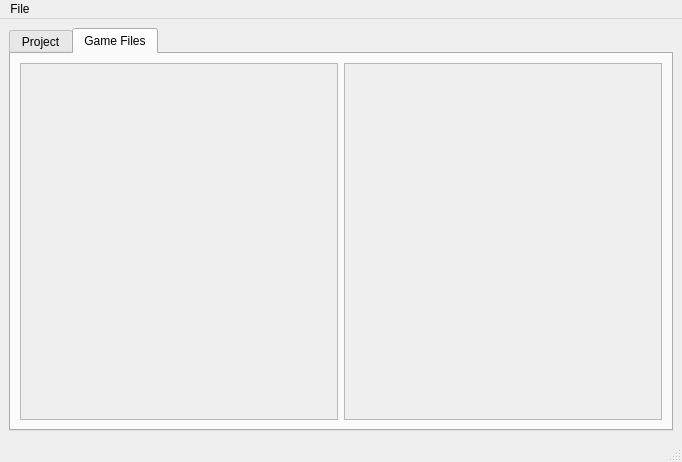
<?xml version="1.0" encoding="UTF-8"?>
<ui version="4.0">
 <class>MainWindow</class>
 <widget class="QMainWindow" name="MainWindow">
  <property name="geometry">
   <rect>
    <x>0</x>
    <y>0</y>
    <width>682</width>
    <height>462</height>
   </rect>
  </property>
  <property name="windowTitle">
   <string>MainWindow</string>
  </property>
  <widget class="QWidget" name="centralwidget">
   <layout class="QGridLayout" name="gridLayout">
    <item row="0" column="0">
     <widget class="QTabWidget" name="tabs">
      <property name="currentIndex">
       <number>1</number>
      </property>
      <widget class="QWidget" name="project">
       <attribute name="title">
        <string>Project</string>
       </attribute>
       <layout class="QHBoxLayout" name="horizontalLayout_2">
        <item>
         <widget class="QListView" name="listView"/>
        </item>
       </layout>
      </widget>
      <widget class="QWidget" name="files">
       <attribute name="title">
        <string>Game Files</string>
       </attribute>
       <layout class="QHBoxLayout" name="horizontalLayout">
        <item>
         <widget class="QListView" name="wadList">
          <property name="enabled">
           <bool>false</bool>
          </property>
          <property name="editTriggers">
           <set>QAbstractItemView::NoEditTriggers</set>
          </property>
          <property name="gridSize">
           <size>
            <width>0</width>
            <height>0</height>
           </size>
          </property>
         </widget>
        </item>
        <item>
         <widget class="QTreeView" name="wadFileTree">
          <property name="enabled">
           <bool>false</bool>
          </property>
          <property name="editTriggers">
           <set>QAbstractItemView::NoEditTriggers</set>
          </property>
         </widget>
        </item>
       </layout>
      </widget>
     </widget>
    </item>
   </layout>
  </widget>
  <widget class="QMenuBar" name="menubar">
   <property name="geometry">
    <rect>
     <x>0</x>
     <y>0</y>
     <width>682</width>
     <height>23</height>
    </rect>
   </property>
   <widget class="QMenu" name="menuFile">
    <property name="title">
     <string>File</string>
    </property>
    <addaction name="actionNew_Project"/>
    <addaction name="actionOpen_Project"/>
    <addaction name="separator"/>
    <addaction name="actionClose_Project"/>
   </widget>
   <addaction name="menuFile"/>
  </widget>
  <widget class="QStatusBar" name="statusbar"/>
  <action name="actionOpen_game_directory">
   <property name="text">
    <string>New Project...</string>
   </property>
  </action>
  <action name="actionOpen_project">
   <property name="text">
    <string>Open Project...</string>
   </property>
  </action>
  <action name="actionNew_Project">
   <property name="text">
    <string>New Project...</string>
   </property>
  </action>
  <action name="actionOpen_Project">
   <property name="text">
    <string>Open Project...</string>
   </property>
  </action>
  <action name="actionClose_Project">
   <property name="text">
    <string>Close Project</string>
   </property>
  </action>
 </widget>
 <resources/>
 <connections/>
</ui>
